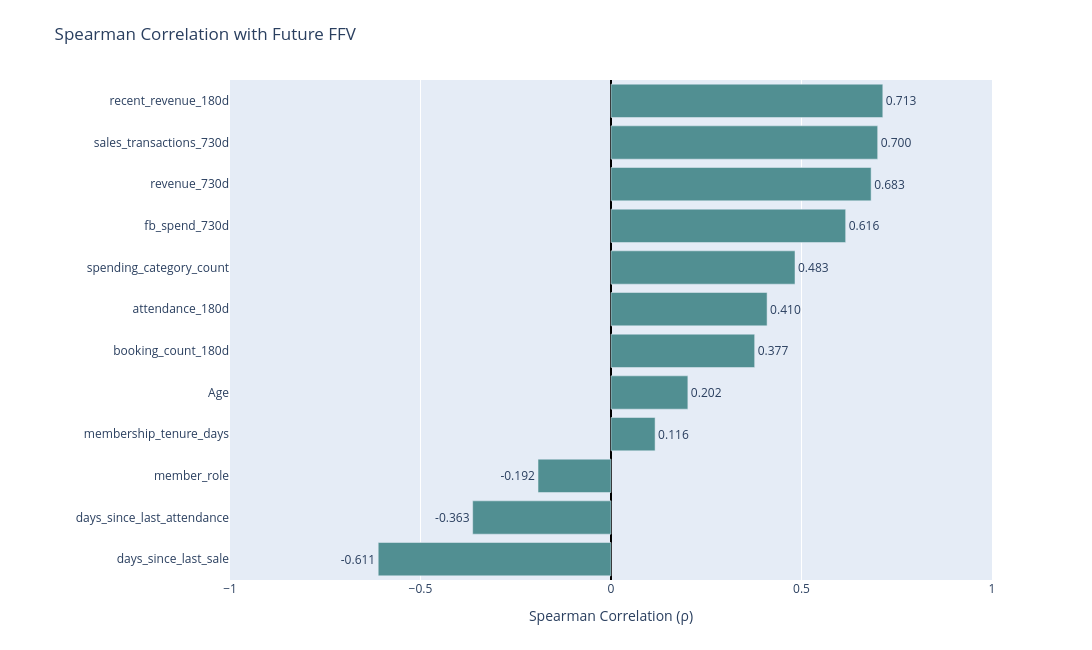

Here is the notebook cell this chart was saved with:
### Code cell
# Spearman correlation with Future ffv

target = 'revenue_next_730d'

spearman_target = train_set[
    vif_features + [target]
].corr(method='spearman')[target].drop(target)

spearman_target = spearman_target.sort_values()

# Plot Spearman correlation
import plotly.express as px

fig = px.bar(
    x=spearman_target.values,
    y=spearman_target.index,
    orientation='h',
    text=spearman_target.values,
    labels={
        'x': 'Spearman Correlation (ρ)',
        'y': 'Feature'
    },
    title='Spearman Correlation with Future FFV'
)

fig.update_traces(
    texttemplate='%{text:.3f}',
    textposition='outside',
    marker_color='#518F92'
)

fig.update_layout(
    width=1100,
    height=650,
    xaxis=dict(
        range=[-1, 1],
        zeroline=True,
        zerolinecolor='black'
    ),
    yaxis_title=None,
    margin=dict(l=230, r=100, t=80, b=70)
)

fig.show(config={
    'displayModeBar': True,
    'toImageButtonOptions': {
        'format': 'png',
        'filename': 'spearman_ffv',
        'width': 1200,
        'height': 750,
        'scale': 3
    }
})

### Figure 1 — Plotly figure (JSON) as saved in the notebook; plotly's stock layout.template omitted (floating-point values rounded to 4 significant figures)
{"data": [{"hovertemplate": "Spearman Correlation (ρ)=%{x}<br>Feature=%{y}<br>text=%{text}<extra></extra>", "legendgroup": "", "marker": {"color": "#518F92", "pattern": {"shape": ""}}, "name": "", "orientation": "h", "showlegend": false, "text": [-0.6109, -0.3631, -0.1916, 0.1157, 0.2017, 0.3771, 0.4097, 0.4829, 0.6159, 0.6827, 0.6999, 0.7134], "textposition": "outside", "texttemplate": "%{text:.3f}", "type": "bar", "x": [-0.6109, -0.3631, -0.1916, 0.1157, 0.2017, 0.3771, 0.4097, 0.4829, 0.6159, 0.6827, 0.6999, 0.7134], "xaxis": "x", "y": ["days_since_last_sale", "days_since_last_attendance", "member_role", "membership_tenure_days", "Age", "booking_count_180d", "attendance_180d", "spending_category_count", "fb_spend_730d", "revenue_730d", "sales_transactions_730d", "recent_revenue_180d"], "yaxis": "y"}], "layout": {"barmode": "relative", "height": 650, "legend": {"tracegroupgap": 0}, "margin": {"b": 70, "l": 230, "r": 100, "t": 80}, "title": {"text": "Spearman Correlation with Future FFV"}, "width": 1100, "xaxis": {"anchor": "y", "domain": [0, 1], "range": [-1, 1], "title": {"text": "Spearman Correlation (ρ)"}, "zeroline": true, "zerolinecolor": "black"}, "yaxis": {"anchor": "x", "domain": [0, 1], "title": {}}}}
